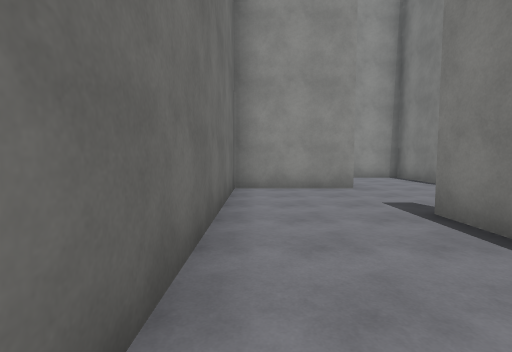
View 1 (above)

17 first-person views from a walk through a 3-D level made in the Unity game engine. The camera is 1.5 m above the floor, tilts 4° down and sees 85° across. The floor is counted in squares, 2 m on a side. Each view is taken from the middle of a square. On the plan, view 1 faces up. The plan holds only what a view shows up to about 10 squares ahead; the rest is blank. The place goes on beyond the plan. The player character is not drawn. Surface patterns are stand-ins for the level's own textures.

View 2
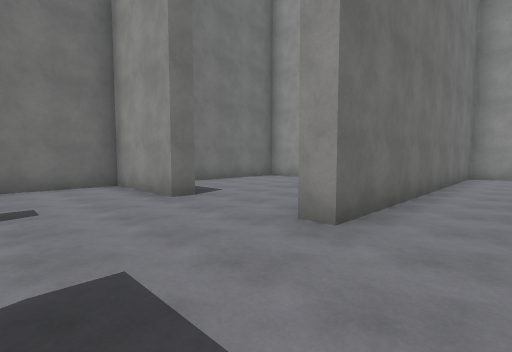

View 3
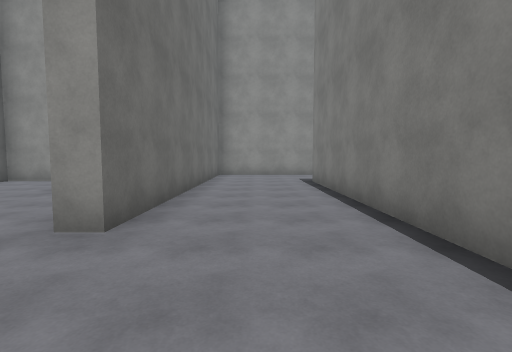

View 4
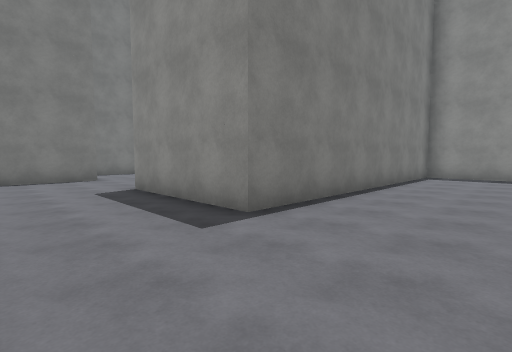

View 5
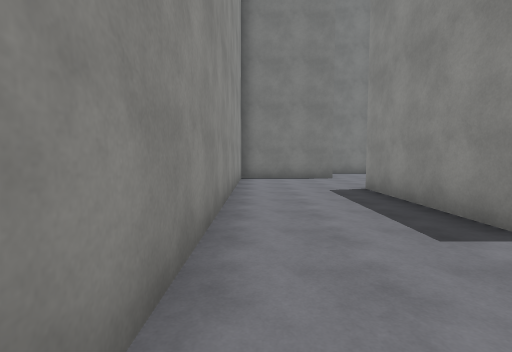

View 6
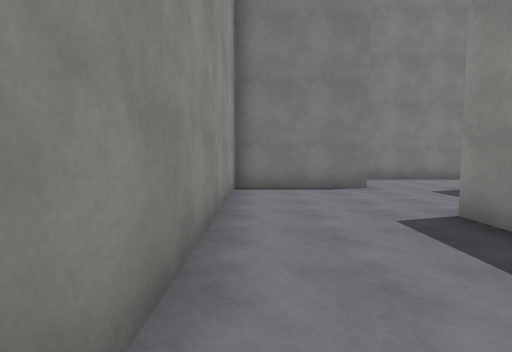

View 7
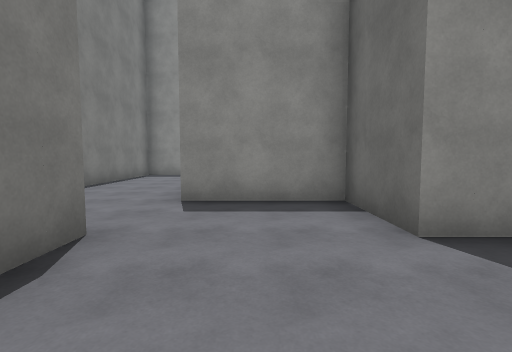

View 8
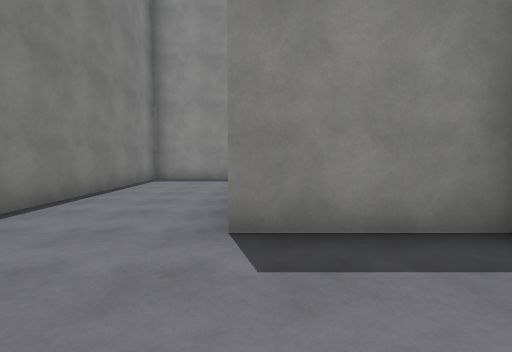

View 9
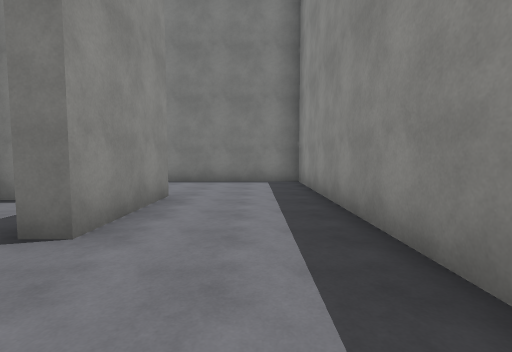

View 10
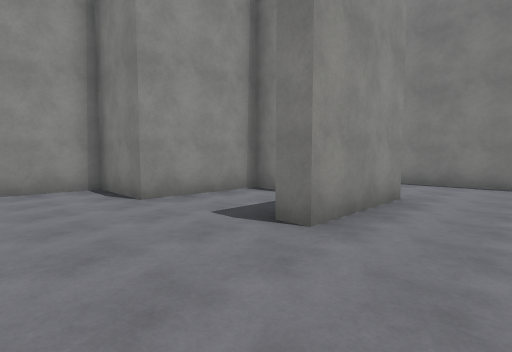

View 11
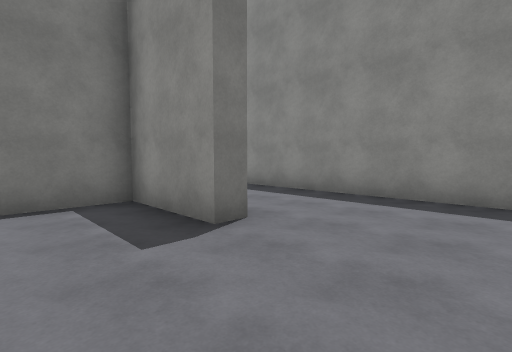

View 12
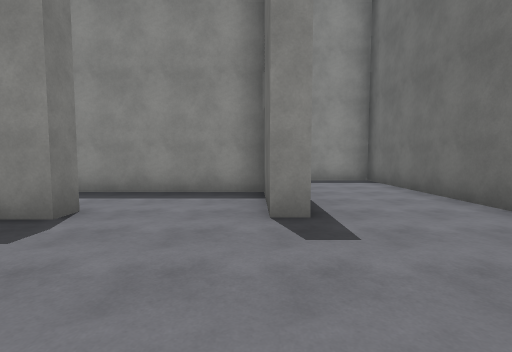

View 13
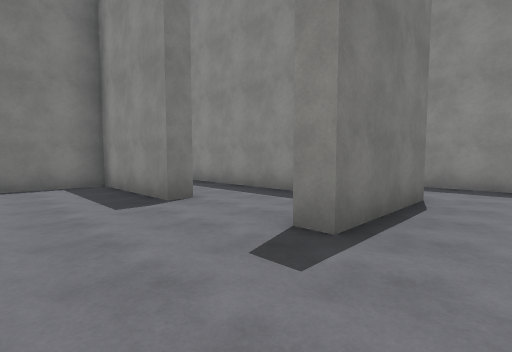

View 14
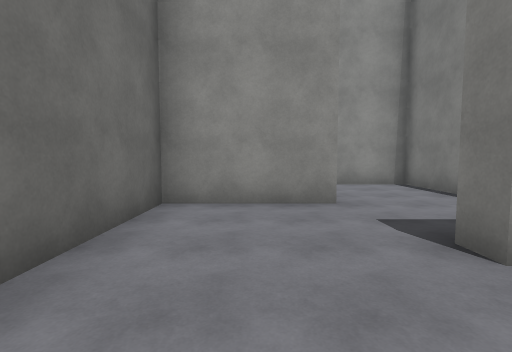

View 15
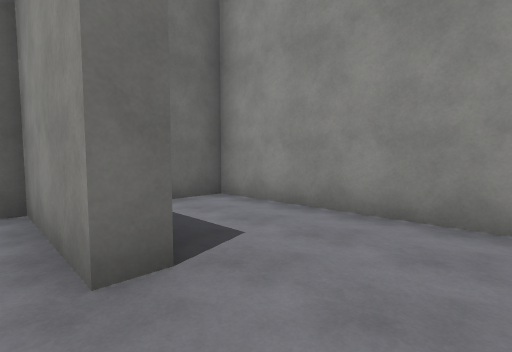

View 16
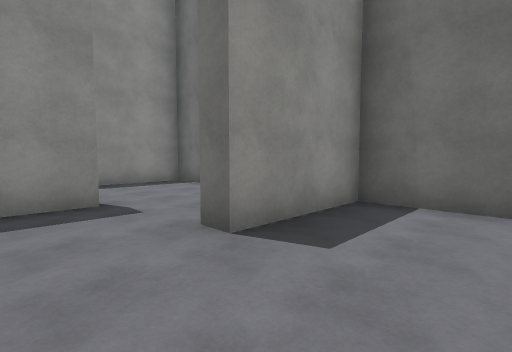

View 17
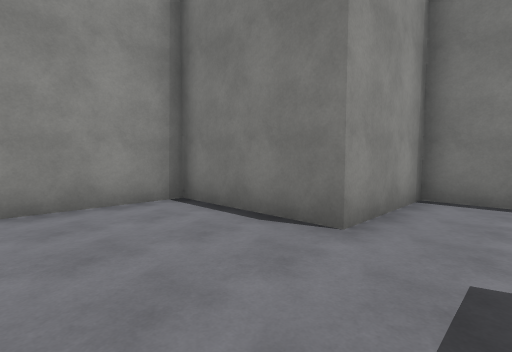

### Floor plan
Points are (right, up) in squares from view 1. A wall is a line through its corners. A room is listed if a view was taken in it or the views show most of it. See-through windows are left out.
Room 1 (views 1, 2, 3, 4, 5, 6, 7, 8, 12, 13, 17)
walls: (5.4, 3.7) (8.7, 3.7) (8.7, 12.4) (12.5, 12.4) (12.5, 10.3) (15.4, 10.3); (2.3, 7.1) (2.3, 6.7) (-0.5, 6.7) (-0.5, -1.8) (3, -1.8); (2.3, 0.5) (2.3, 3.7) (2.8, 3.7); (15.6, 12.4) (15.6, 15.5) (5.5, 15.5) (5.5, 6.7) (5, 6.7)
ways out: opening at (15, 11) to room 2; opening at (3.5, 7) to room 3; opening at (3.5, -0.5); opening at (4.5, 3)
Room 2 (views 9, 10, 11)
walls: (15.4, 6.7) (12.5, 6.7) (12.5, 7.2) (14.8, 7.2) (14.8, 9.8) (12, 9.8) (12, 11.9) (10.2, 11.9); (10.1, 3.7) (18.3, 3.7) (18.3, 12.4) (15.6, 12.4)
ways out: opening at (15, 11) to room 1
Room 3 (views 14, 15)
walls: (2.3, 12.9) (2.3, 12.4) (-0.5, 12.4) (-0.5, 7.2) (1.9, 7.2); (5, 7.6) (5, 9.8) (2.7, 9.8) (2.7, 10.3) (3.9, 10.3)
ways out: opening at (3.5, 7) to room 1; opening at (3.5, 13) to room 4
Room 4 (view 16)
walls: (5, 13.5) (5, 15.5) (-0.5, 15.5) (-0.5, 12.9) (2.3, 12.9)
ways out: opening at (3.5, 13) to room 3

Where each view was taken, in squares from view 1:
view 1: 0 up, 0 right, facing up
view 2: 4 up, 7 right, facing up-left
view 3: 4 up, 7 right, facing up
view 4: 15 up, 6 right, facing down-right
view 5: 15 up, 6 right, facing right
view 6: 15 up, 9 right, facing right
view 7: 15 up, 14 right, facing down
view 8: 13 up, 15 right, facing down
view 9: 5 up, 10 right, facing right
view 10: 5 up, 10 right, facing up-right
view 11: 9 up, 10 right, facing down-right
view 12: 7 up, 3 right, facing down
view 13: 6 up, 1 right, facing down-right
view 14: 8 up, 1 right, facing up
view 15: 12 up, 4 right, facing up-left
view 16: 15 up, 4 right, facing down-left
view 17: 11 up, 13 right, facing up-right
